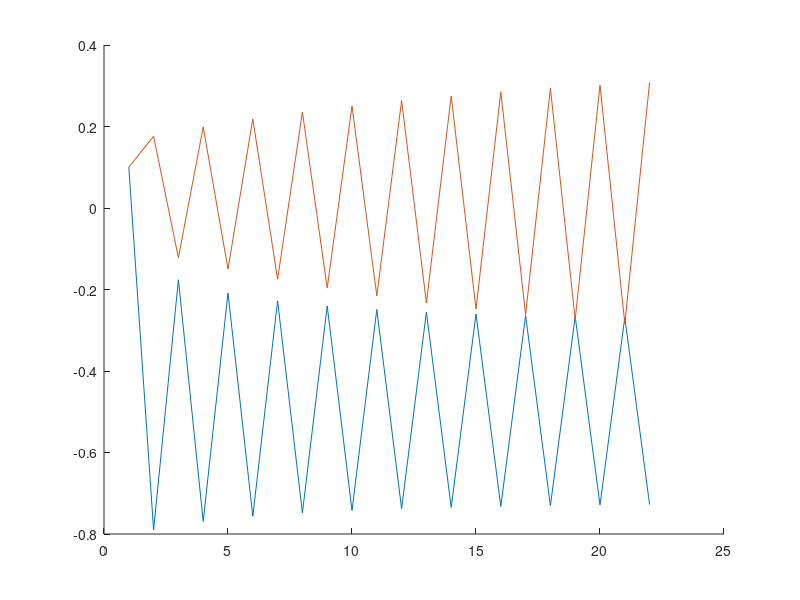

Write the MATLAB code that produced this figure.
nMax = 22; 

x = zeros(1,nMax); 
y = zeros(1,nMax);
x(1) = 0.1;
y(1) = 0.1;
c = -0.8;
d = 0.156;

for n=2:nMax
    
    x(n)=x(n-1).^2-y(n).^2+c;
    y(n)=2*x(n-1)*y(n-1)+d;
    
end 

figure(1);
clf;
hold on
%subplot(1,2,1);
plot(x)
%subplot(1,2,2);
plot(y)

